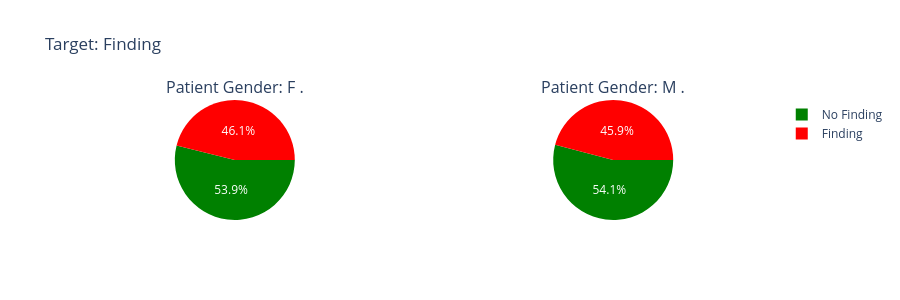

Notebook source saved alongside this figure:
### Markdown cell above
**Binary Data**

### Code cell
plot_categorical_target_distribution(binary_labeled_data, ["Finding"], "Patient Gender")

### Figure 1 — Plotly figure (JSON) as saved in the notebook; plotly's stock layout.template omitted (floating-point values rounded to 4 significant figures)
{"data": [{"domain": {"x": [0, 0.45], "y": [0, 1]}, "labels": ["No Finding", "Finding"], "marker": {"colors": ["green", "red"]}, "rotation": 90, "showlegend": true, "type": "pie", "values": [12649, 10821], "visible": true}, {"domain": {"x": [0.55, 1], "y": [0, 1]}, "labels": ["No Finding", "Finding"], "marker": {"colors": ["green", "red"]}, "rotation": 90, "showlegend": false, "type": "pie", "values": [16274, 13822], "visible": true}], "layout": {"annotations": [{"font": {"size": 16}, "showarrow": false, "text": "Patient Gender: F\n.", "x": 0.225, "xanchor": "center", "xref": "paper", "y": 1, "yanchor": "bottom", "yref": "paper"}, {"font": {"size": 16}, "showarrow": false, "text": "Patient Gender: M\n.", "x": 0.775, "xanchor": "center", "xref": "paper", "y": 1, "yanchor": "bottom", "yref": "paper"}], "height": 300, "title": {"text": "Target: Finding"}}}
